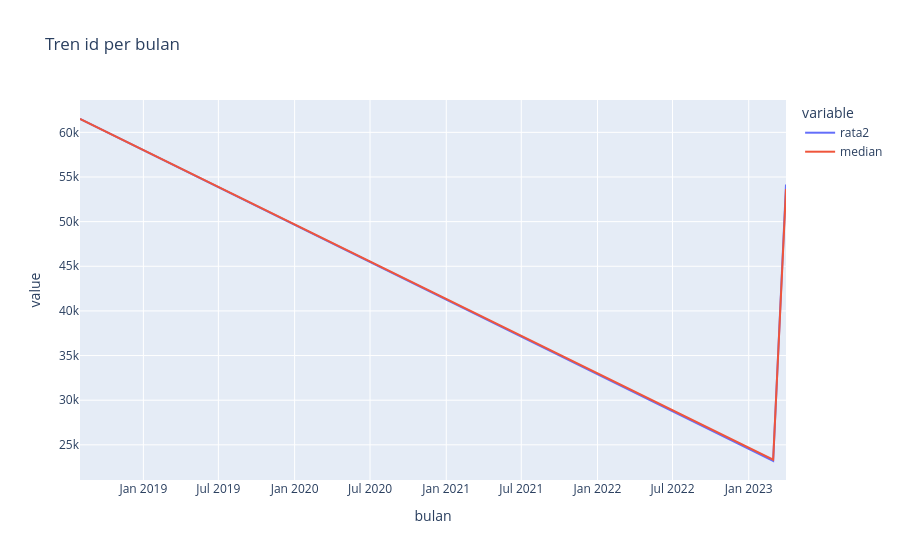

The cell this chart's notebook holds for it:
### Code cell
if DATE_COL and N1:
    m = duckdb.sql(f"""SELECT date_trunc('month', "{DATE_COL}") AS bulan,
                              avg("{N1}") AS rata2, median("{N1}") AS median
                       FROM '{P}' WHERE "{DATE_COL}" IS NOT NULL GROUP BY 1 ORDER BY 1""").pl()
    save(px.line(m, x="bulan", y=["rata2", "median"], title=f"Tren {N1} per bulan"), "02_tren_metrik")

### Figure 1 — Plotly figure (JSON) as saved in the notebook; plotly's stock layout.template omitted (floating-point values rounded to 4 significant figures)
{"data": [{"hovertemplate": "variable=rata2<br>bulan=%{x}<br>value=%{y}<extra></extra>", "legendgroup": "rata2", "line": {"color": "#636efa", "dash": "solid"}, "marker": {"symbol": "circle"}, "mode": "lines", "name": "rata2", "orientation": "v", "showlegend": true, "type": "scatter", "x": ["2018-08-01T00:00:00.000000", "2023-03-01T00:00:00.000000", "2023-04-01T00:00:00.000000"], "xaxis": "x", "y": [61500.0, 23190.0, 54160.0], "yaxis": "y"}, {"hovertemplate": "variable=median<br>bulan=%{x}<br>value=%{y}<extra></extra>", "legendgroup": "median", "line": {"color": "#EF553B", "dash": "solid"}, "marker": {"symbol": "circle"}, "mode": "lines", "name": "median", "orientation": "v", "showlegend": true, "type": "scatter", "x": ["2018-08-01T00:00:00.000000", "2023-03-01T00:00:00.000000", "2023-04-01T00:00:00.000000"], "xaxis": "x", "y": [61500.0, 23330.0, 53650.0], "yaxis": "y"}], "layout": {"legend": {"title": {"text": "variable"}, "tracegroupgap": 0}, "title": {"text": "Tren id per bulan"}, "xaxis": {"anchor": "y", "domain": [0, 1], "title": {"text": "bulan"}}, "yaxis": {"anchor": "x", "domain": [0, 1], "title": {"text": "value"}}}}
